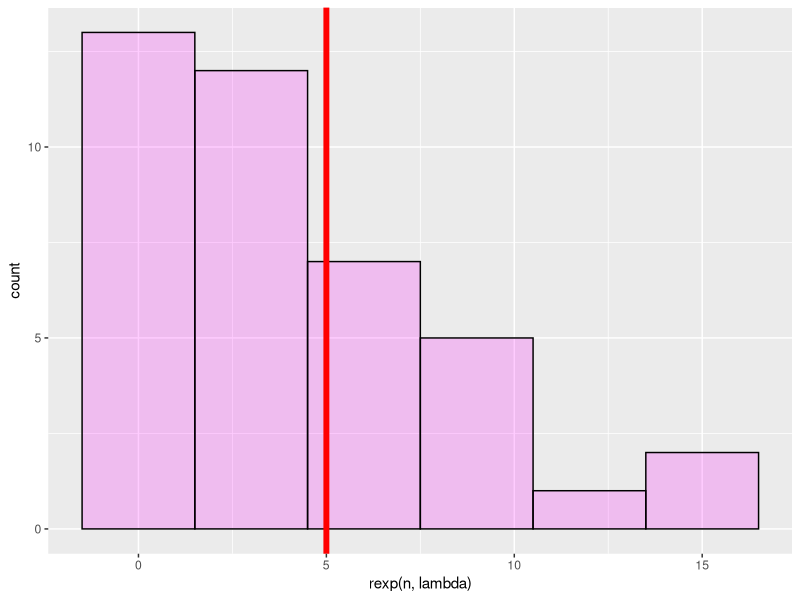
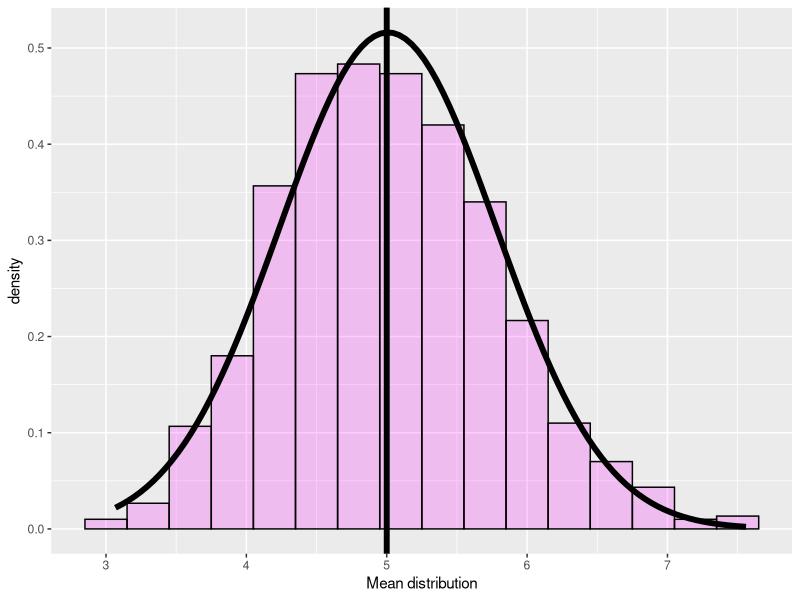
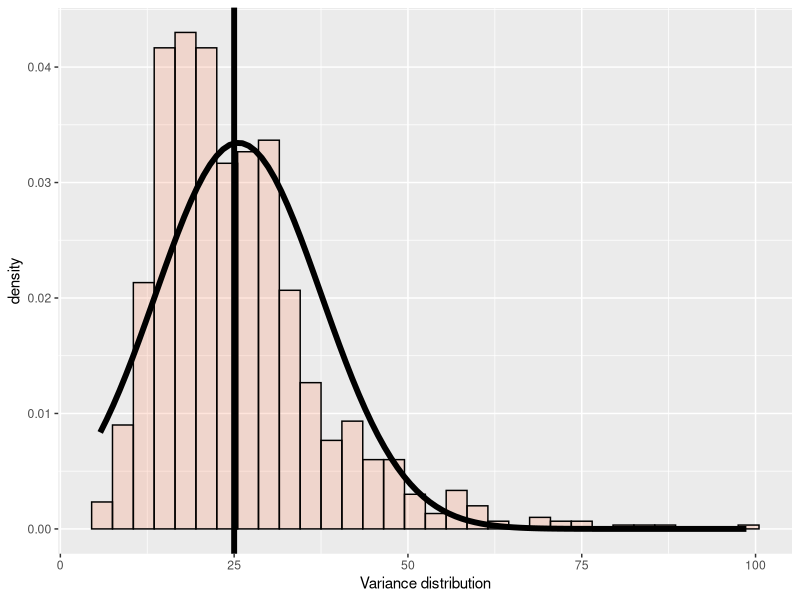

These charts were generated, in order, by the following R code:
## ---- chunk 1
knitr::opts_chunk$set(echo = TRUE)
## ---- chunk 2
library(ggplot2)
lambda<-0.2
n<-40
simN<-1000
## ---- chunk 3
mean(rexp(n, lambda))
g<-ggplot(data=as.data.frame(rexp(n, lambda), 
                          aes = (x =rexp(n, lambda) )))
g<-g+geom_histogram(fill="magenta",alpha = .20, 
                    binwidth=3, color = "black", 
                    aes(x =rexp(n, lambda) ))+
  geom_vline(xintercept = 5, size = 2, col="red")
g
## ---- chunk 4
1/lambda^2
## ---- chunk 5
var(rexp(n, lambda))

## ---- chunk 6
mns<-NULL
for(i in 1:simN) mns<-c(mns, mean(rexp(n, lambda)) )
## ---- chunk 7
Mmns<-mean(mns)
smns<-sd(mns)

g<-ggplot(data=as.data.frame(mns), aes(x=mns))
g<-g+geom_histogram(fill = "magenta",alpha = .20,
    binwidth=.3, color = "black", aes(y = ..density..))+
  geom_vline(xintercept = 5, size = 2)
g<-g+stat_function(fun= function(mns) 
  dnorm(mns, mean = Mmns, sd = smns), size =2)+
  xlab("Mean distribution")
g
## ---- chunk 8
mns<-NULL
for(i in 1:simN) mns<-c(mns, var(rexp(n, lambda)) )
## ---- chunk 9
Vmns<-mean(mns)
smns<-sd(mns)
g<-ggplot(data=as.data.frame(mns), aes(x=mns))
g<-g+geom_histogram(fill = "coral",alpha = .20, 
                    binwidth=3, color = "black", aes(y = ..density..))+
  geom_vline(xintercept = 25, size = 2)
g<-g+stat_function(fun= function(mns) 
  dnorm(mns, mean = Vmns, sd = smns), size =2)+
  xlab("Variance distribution")
g
